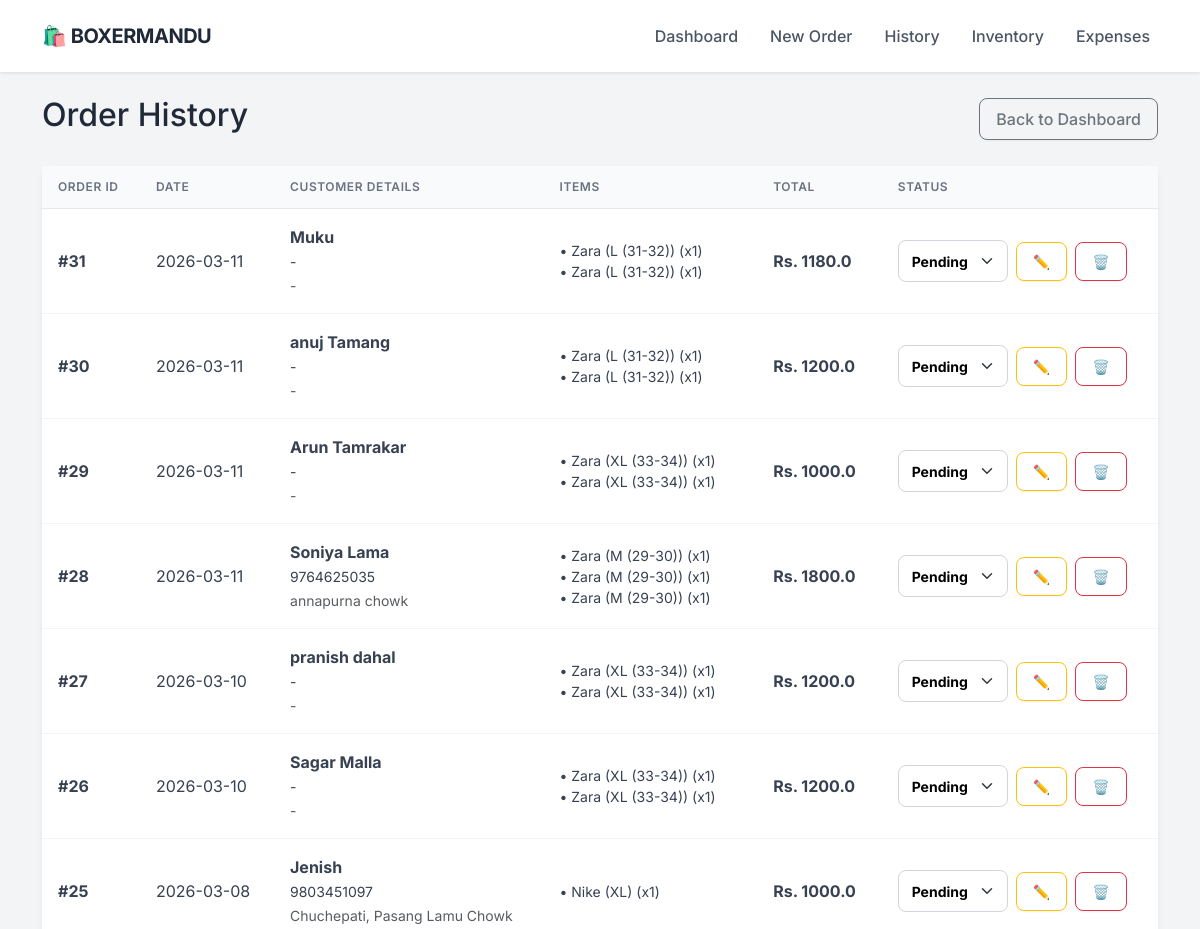
The page /orders (upper part) on the database as committed earlier.
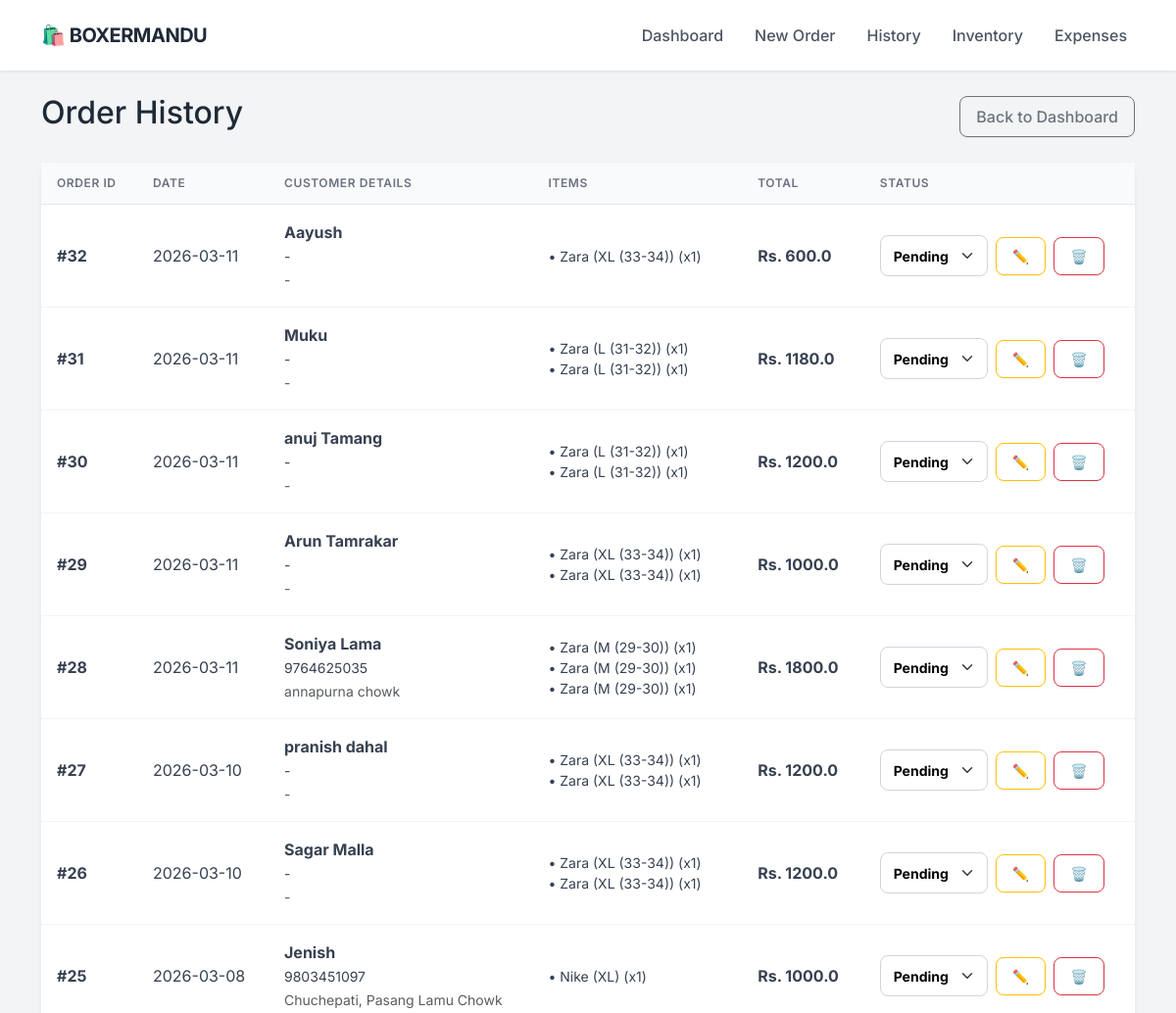
The same page on the database as committed later.
### app.py (models this page shows)
class Order(db.Model):
    id = db.Column(db.Integer, primary_key=True)
    customer_name = db.Column(db.String(100), nullable=False)
    phone = db.Column(db.String(20), nullable=False)
    address = db.Column(db.String(200), nullable=True)
    date = db.Column(db.DateTime, default=datetime.utcnow)
    total_amount = db.Column(db.Float, default=0.0)
    profit = db.Column(db.Float, default=0.0)
    status = db.Column(db.String(20), default='Pending')
    items = db.relationship('OrderItem', backref='order', lazy=True)

class OrderItem(db.Model):
    id = db.Column(db.Integer, primary_key=True)
    order_id = db.Column(db.Integer, db.ForeignKey('order.id'), nullable=False)
    product_id = db.Column(db.Integer, db.ForeignKey('product.id'), nullable=False)
    quantity = db.Column(db.Integer, nullable=False)
    discount = db.Column(db.Float, default=0.0)
    subtotal = db.Column(db.Float, nullable=False)
    product_name = db.Column(db.String(100))

### app.py (the view)
@app.route('/orders')
def order_history():
    all_orders = Order.query.order_by(Order.date.desc()).all()
    return render_template('orders.html', orders=all_orders)

### templates/orders.html (shortened to what this page needs)
{% extends "layout.html" %}
{% block content %}
<div class="d-flex justify-content-between align-items-center mb-4">
    <h2>Order History</h2>
    <a href="/" class="btn btn-outline-secondary">Back to Dashboard</a>
</div>
<div class="card shadow-sm">
    <div class="card-body p-0">
        <table class="table table-hover mb-0 align-middle">
            <thead class="table-light">
                <tr>
                    <th>Order ID</th>
                    <th>Date</th>
                    <th>Customer Details</th>
                    <th>Items</th>
                    <th>Total</th>
                    <th>Status</th>
                </tr>
            </thead>
            <tbody>
                {% for order in orders %}
                <tr>
                    <td><strong>#{{ order.id }}</strong></td>
                    <td>{{ order.date.strftime('%Y-%m-%d') }}</td>
                    <td>
                        <strong>{{ order.customer_name }}</strong><br>
                        <small>{{ order.phone }}</small><br>
                        <small class="text-muted">{{ order.address }}</small>
                    </td>
                    <td>
                        <ul class="list-unstyled mb-0 small">
                        {% for item in order.items %}
                            <li>• {{ item.product_name }} (x{{ item.quantity }})</li>
                        {% endfor %}
                        </ul>
                    </td>
                    <td><strong>Rs. {{ order.total_amount }}</strong></td>
                    <td>
                        <div class="d-flex gap-2 align-items-center">
                            <form action="/update_status/{{ order.id }}" method="POST">
                                <select name="status" class="form-select form-select-sm"
                                        style="width: 110px; font-weight: bold;
                                        color: {{ 'green' if order.status == 'Delivered' else ('blue' if order.status == 'Shipped' else 'black') }}"
                                        onchange="this.form.submit()">
                                    <option value="Pending" {% if order.status == 'Pending' %}selected{% endif %}>Pending</option>
                                </select>
                            </form>
                            <a href="/edit_order/{{ order.id }}" class="btn btn-sm btn-outline-warning" title="Edit Order">✏️</a>
                            <a href="/delete_order/{{ order.id }}"
                               class="btn btn-sm btn-outline-danger"
                               onclick="return confirm('Are you sure? This will delete the order and RESTORE the stock.')"
                               title="Delete Order">
                                🗑️
                            </a>
                        </div>
                    </td>
                </tr>
                {% endfor %}
            </tbody>
        </table>
    </div>
</div>
{% endblock %}

### templates/layout.html (shortened to what this page needs)
<!DOCTYPE html>
<html lang="en">
<head>
    <link href="https://cdn.jsdelivr.net/npm/bootstrap@5.3.0/dist/css/bootstrap.min.css" rel="stylesheet">
</head>
<body>
    <nav class="navbar navbar-expand-lg sticky-top">
        <div class="container">
            <a class="navbar-brand" href="/">
                🛍️ BOXERMANDU
            </a>
            <div class="collapse navbar-collapse" id="navbarNav">
                <ul class="navbar-nav ms-auto">
                    <li class="nav-item"><a class="nav-link" href="/">Dashboard</a></li>
                    <li class="nav-item"><a class="nav-link" href="/new_order">New Order</a></li>
                    <li class="nav-item"><a class="nav-link" href="/orders">History</a></li>
                    <li class="nav-item"><a class="nav-link" href="/inventory">Inventory</a></li>
                    <li class="nav-item"><a class="nav-link" href="/expenses">Expenses</a></li>
                </ul>
            </div>
        </div>
    </nav>
    <div class="container py-4">
        {% block content %}{% endblock %}
    </div>
</body>
</html>

### templates/layout.html (style rules this page uses)
:root { --primary-color: #2563eb; --bg-color: #f3f4f6; --text-dark: #1f2937; --card-shadow: 0 4px 6px -1px rgba(0, 0, 0, 0.1), 0 2px 4px -1px rgba(0, 0, 0, 0.06); }
body { font-family: 'Inter', sans-serif; background-color: var(--bg-color); color: var(--text-dark); }
.navbar { background-color: #ffffff; box-shadow: 0 1px 3px rgba(0,0,0,0.1); padding: 1rem 0; }
.navbar-brand { font-weight: 700; color: var(--text-dark) !important; font-size: 1.25rem; letter-spacing: -0.5px; }
.nav-link { color: #4b5563 !important; font-weight: 500; margin-left: 1rem; transition: color 0.2s; }
.card { border: none; border-radius: 12px; box-shadow: var(--card-shadow); background: #ffffff; transition: transform 0.2s; }
.btn { border-radius: 8px; font-weight: 500; padding: 0.5rem 1rem; box-shadow: 0 1px 2px 0 rgba(0, 0, 0, 0.05); }
.table { margin-bottom: 0; }
.table thead th { background-color: #f9fafb; color: #6b7280; font-size: 0.75rem; text-transform: uppercase; letter-spacing: 0.05em; font-weight: 600; border-bottom: 1px solid #e5e7eb; padding: 0.75rem 1rem; }
.table tbody td { padding: 1rem 1rem; vertical-align: middle; color: #374151; border-bottom: 1px solid #f3f4f6; }
.form-control, .form-select { border-radius: 8px; border: 1px solid #d1d5db; padding: 0.6rem 0.8rem; }

Rows that differ between the two databases and show on the page:
added Order: id "32", date "2026-03-11", customer_name "Aayush", phone "-", address "-", total_amount "600.0", status "Pending"
added OrderItem: product_name "Zara (XL (33-34))", quantity "1", shown under "32"
